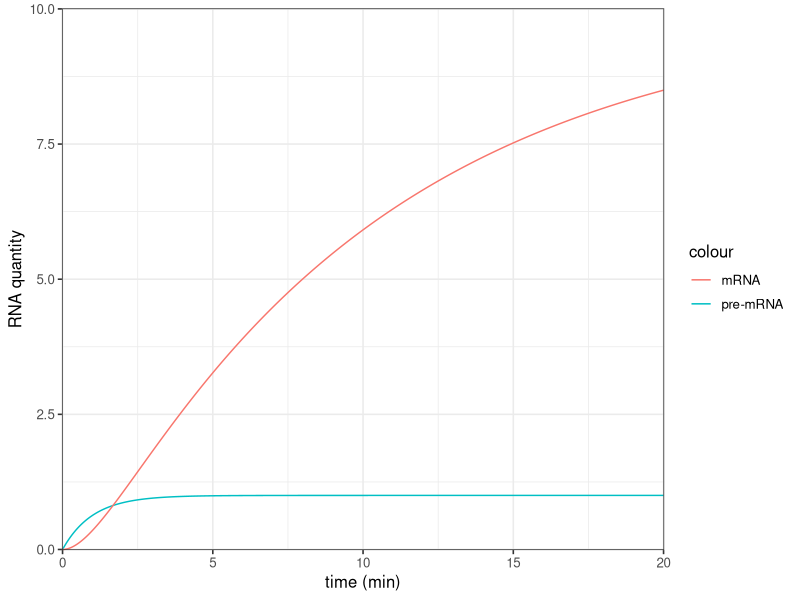
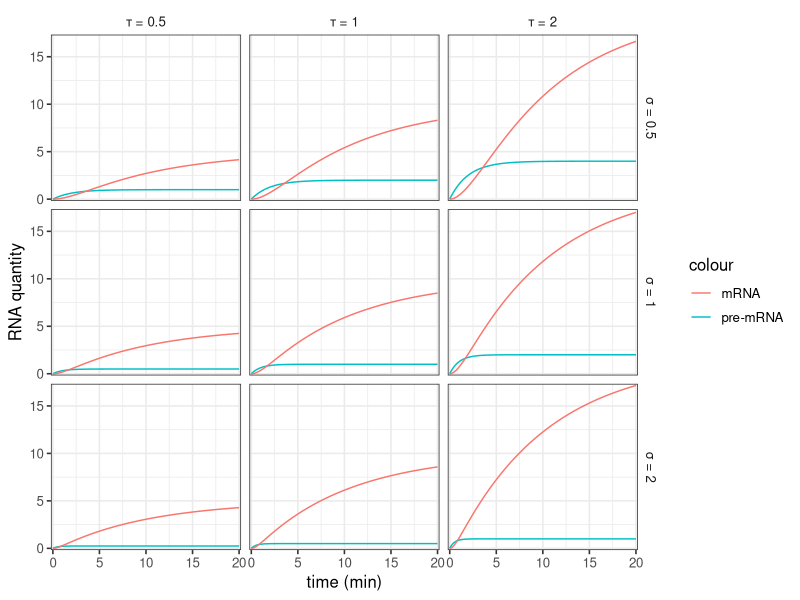
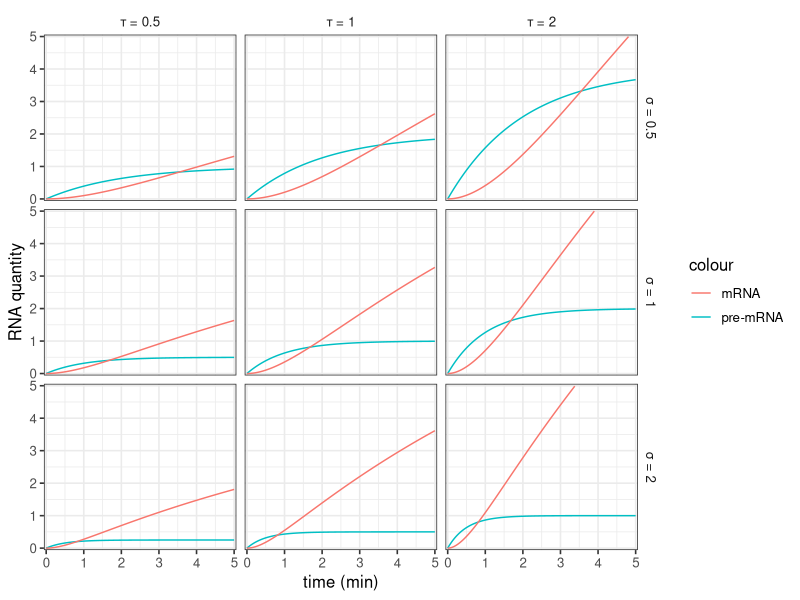
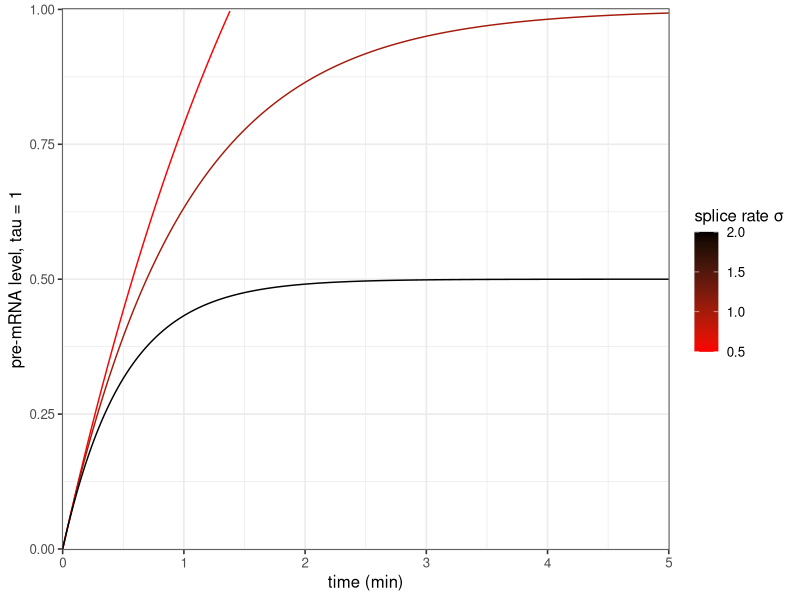
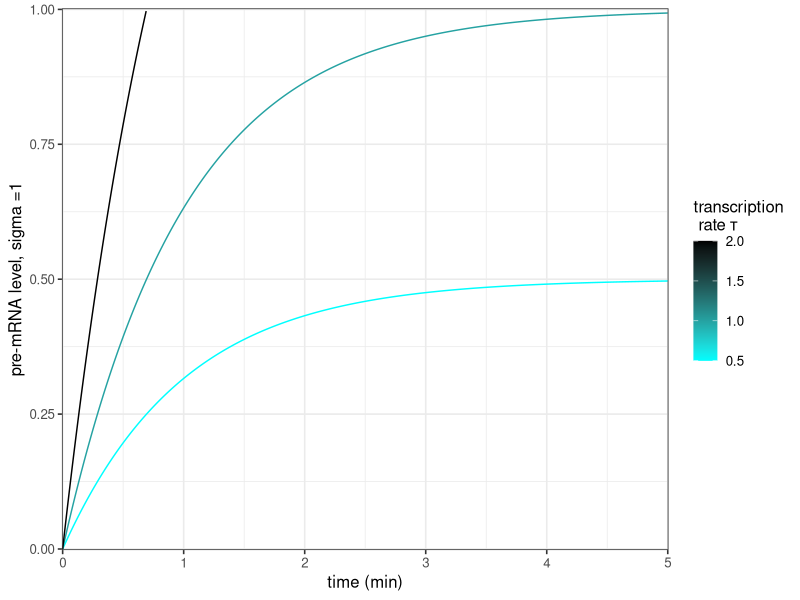
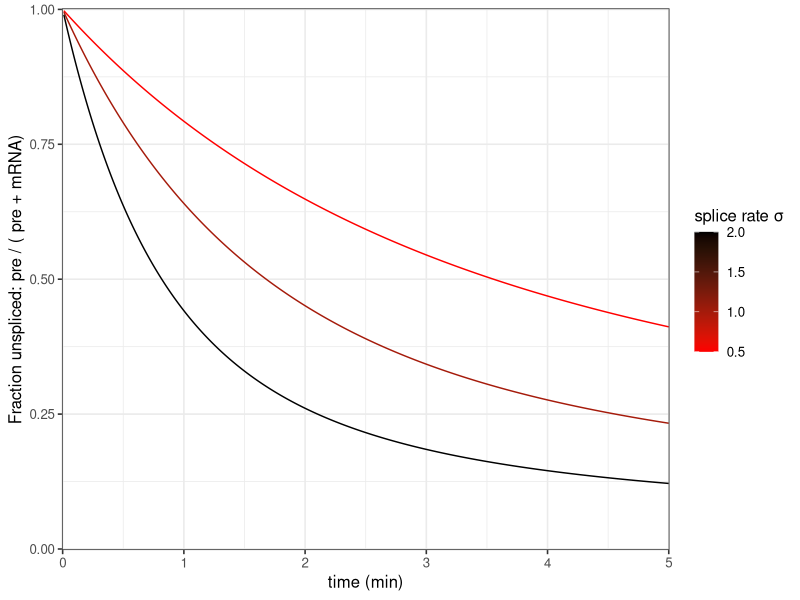
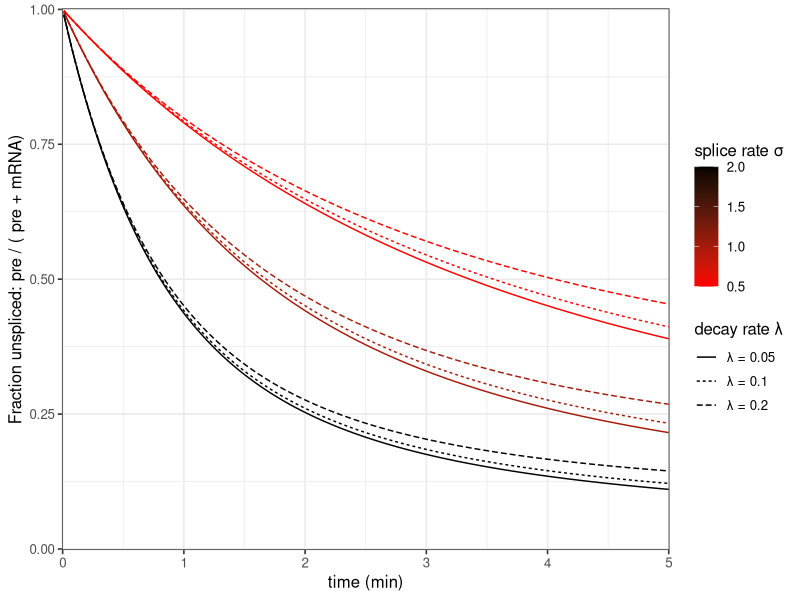

The R source for these figures, in order:
## ---- chunk 1
## knitr options for report generation
knitr::opts_chunk$set(warning=FALSE,message=FALSE,echo=FALSE,cache=FALSE,
                      results="show")
library(tidyverse)

theme_set(theme_bw(base_size=12) + 
              theme(strip.background=element_blank()))
## ---- chunk 2
sim1 <- function(tau=1, sigma=1, lambda=0.1, P0=0, M0=0,
                 timevec=seq(0,20,length.out = 2001)) {
    Ps = tau / sigma
    Ms = tau / lambda
    Mfrac = sigma * ( P0 - Ps ) / (lambda - sigma)
    tibble( timeval = timevec,
            Pt      = ( P0 - Ps ) * exp( - sigma * timevec ) + Ps,
            Mt      = Mfrac * exp( - sigma * timevec ) + 
                ( M0 - Ms - Mfrac ) * exp ( - lambda * timevec ) + 
                Ms)
}
v1 <- sim1()

ggplot(data=v1,aes(x=timeval)) +
    geom_line(aes(y=Pt,colour="pre-mRNA")) +
    geom_line(aes(y=Mt,colour="mRNA")) +
    scale_x_continuous("time (min)",expand=c(0.001,0.001)) + 
    scale_y_continuous("RNA quantity",limits=c(0,10),expand=c(0.001,0.001)) 
## ---- chunk 3
simgrid <- expand.grid(tau=c(0.5,1,2),sigma=c(0.5,1,2)) %>%
    group_by(tau,sigma) %>%
    do(sim1(.$tau[1],.$sigma[1],lambda = 0.1)) %>%
    mutate(taufac=paste("τ =",tau),
           sigmafac=paste("σ =",sigma))

ggplot(data=simgrid,aes(x=timeval)) +
    geom_line(aes(y=Pt,colour="pre-mRNA")) +
    geom_line(aes(y=Mt,colour="mRNA")) +
    scale_x_continuous("time (min)",expand=c(0.01,0.01)) + 
    scale_y_continuous("RNA quantity",expand=c(0.01,0.01)) +
    facet_grid(sigmafac~taufac) 

## ---- chunk 4
ggplot(data=simgrid,aes(x=timeval)) +
    geom_line(aes(y=Pt,colour="pre-mRNA")) +
    geom_line(aes(y=Mt,colour="mRNA")) +
    scale_x_continuous("time (min)",expand=c(0.01,0.01),limits=c(0,5)) + 
    scale_y_continuous("RNA quantity",expand=c(0.01,0.01),limits=c(0,5)) +
    facet_grid(sigmafac~taufac) 
## ---- chunk 5
ggplot(data=simgrid %>% dplyr::filter(tau==1),
       aes(x=timeval,colour=sigma,group=sigma)) +
    geom_line(aes(y=Pt)) +
    scale_x_continuous("time (min)",expand=c(0.001,0.001),limits=c(0,5)) + 
    scale_y_continuous("pre-mRNA level, tau = 1",expand=c(0.001,0.001),limits=c(0,1)) +
    scale_color_continuous("splice rate σ",low="red",high="black") 

ggplot(data=simgrid %>% dplyr::filter(sigma==1),
       aes(x=timeval,colour=tau,group=tau)) +
    geom_line(aes(y=Pt)) +
    scale_x_continuous("time (min)",expand=c(0.001,0.001),limits=c(0,5)) + 
    scale_y_continuous("pre-mRNA level, sigma =1",expand=c(0.001,0.001),limits=c(0,1)) +
    scale_color_continuous("transcription\n rate τ",low="cyan",high="black") 
## ---- chunk 6
ggplot(data=simgrid %>% dplyr::filter(tau==1),
       aes(x=timeval,colour=sigma,group=sigma)) +
    geom_line(aes(y=Pt/(Pt + Mt))) +
    scale_x_continuous("time (min)",expand=c(0.001,0.001),limits=c(0,5)) + 
    scale_y_continuous("Fraction unspliced: pre / ( pre + mRNA)",expand=c(0.001,0.001),limits=c(0,1)) +
    scale_color_continuous("splice rate σ",low="red",high="black") 
## ---- chunk 7
simgridl <- expand.grid(tau=1,sigma=c(0.5,1,2),lambda=c(0.05,0.1,0.2)) %>%
    group_by(sigma,lambda) %>%
    do(sim1(.$tau[1],.$sigma[1],.$lambda[1])) %>%
    mutate(#taufac=paste("τ =",tau),
           sigmafac=paste("σ =",sigma),
           lambdafac=paste("λ =",lambda))

ggplot(data=simgridl,
       aes(x=timeval,colour=sigma,linetype=lambdafac,
           group=interaction(sigma,lambda))) +
    geom_line(aes(y=Pt/(Pt + Mt))) +
    scale_x_continuous("time (min)",expand=c(0.001,0.001),limits=c(0,5)) + 
    scale_y_continuous("Fraction unspliced: pre / ( pre + mRNA)",expand=c(0.001,0.001),limits=c(0,1)) +
    scale_color_continuous("splice rate σ",low="red",high="black") + 
    scale_linetype_discrete("decay rate λ") 

